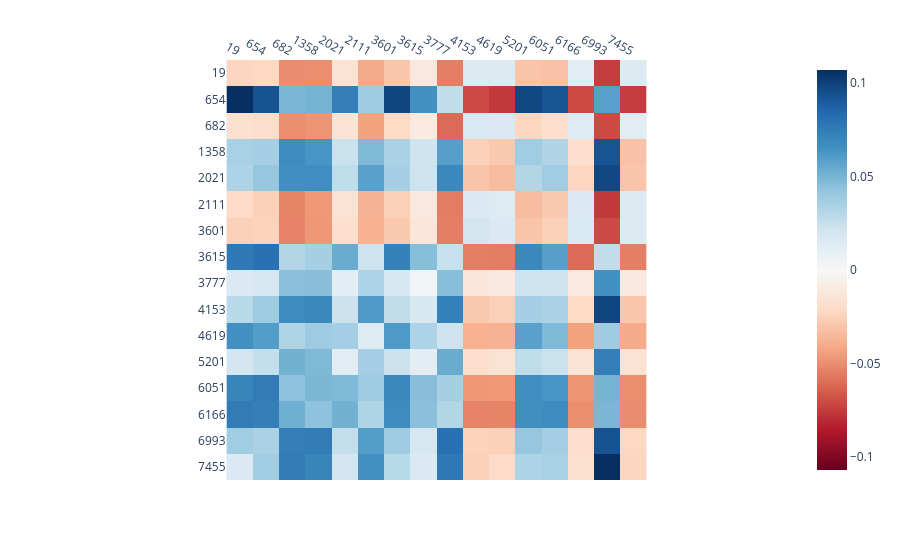

This figure's notebook cell:
### Markdown cell above
### Understanding feature interactions.
To understand how these features are formed, we can then look at the most salient entries in their interaction matrices. We find that the eigendecomposition of any output feature is quite low-rank. Sadly, while interpreting these eigenvectors in image models is easy (the eigenvectors are simply images), here, the eigenvectors are vectors of all SAE features. Consequently, we have to resort to sparsity.

Here, we take the top 50 interactions in the whole interaction matrix and plot their submatrix (the smallest matrix containing all of them). We see that this matrix is quite small, and the features interact in a seemingly systematic manner.

### Code cell
# Compute the interaction matrix between SAE inputs for a given output SAE feature.
import sys
sys.path.insert(0, '../..')  # Add project root if needed
from src.language.streaming_tracer import q_streaming_projected

q = q_streaming_projected(tracer, 3834)

# Find the most relevant rows/columns by max interactions.
idxs = q.flatten().abs().topk(50).indices
i1, i2 = torch.unravel_index(idxs, q.shape)
idxs = torch.cat([i1, i2]).unique()

# Plot the most important sub-interactions for the output feature.
labels = [f"{i}" for i in idxs.cpu()]
fig = px.imshow(q[idxs.flip(0)][:, idxs].cpu(), color_continuous_midpoint=0, color_continuous_scale="RdBu", x=labels, y=labels, )
fig.update_xaxes(side="top")

### Figure 1 — Plotly figure (JSON) as saved in the notebook; plotly's stock layout.template omitted (floating-point values rounded to 4 significant figures; data arrays with more than 128 entries replaced by an {"elided": "..."} marker saying what was removed)
{"data": [{"coloraxis": "coloraxis", "hovertemplate": "x: %{x}<br>y: %{y}<br>color: %{z}<extra></extra>", "name": "0", "type": "heatmap", "x": ["19", "654", "682", "1358", "2021", "2111", "3601", "3615", "3777", "4153", "4619", "5201", "6051", "6166", "6993", "7455"], "xaxis": "x", "y": ["19", "654", "682", "1358", "2021", "2111", "3601", "3615", "3777", "4153", "4619", "5201", "6051", "6166", "6993", "7455"], "yaxis": "y", "z": {"elided": "16x16 float values"}}], "layout": {"coloraxis": {"cmid": 0, "colorscale": [[0, "rgb(103,0,31)"], [0.1, "rgb(178,24,43)"], [0.2, "rgb(214,96,77)"], [0.3, "rgb(244,165,130)"], [0.4, "rgb(253,219,199)"], [0.5, "rgb(247,247,247)"], [0.6, "rgb(209,229,240)"], [0.7, "rgb(146,197,222)"], [0.8, "rgb(67,147,195)"], [0.9, "rgb(33,102,172)"], [1, "rgb(5,48,97)"]]}, "margin": {"t": 60}, "xaxis": {"anchor": "y", "constrain": "domain", "domain": [0, 1], "scaleanchor": "y", "side": "top"}, "yaxis": {"anchor": "x", "autorange": "reversed", "constrain": "domain", "domain": [0, 1]}}}
